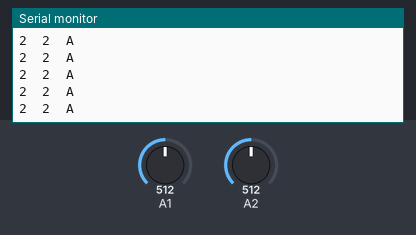
Bench run of a sketch on a simulated Arduino Uno, built with avr-gcc and run on an emulated ATmega328P. Parts: the last lines printed to the serial monitor. The inputs (shaded band) are chosen by the test bench; at power-on: A1 = 512, A2 = 512. No radio packets arrive unless stated.

Above: at 1.2 s.
1.3 s: A1 set to 760
2.8 s: A1 set to 786
At 2.9 s:
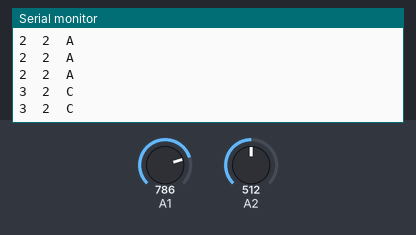
11.1 s: A1 set to 494
At 11.14 s:
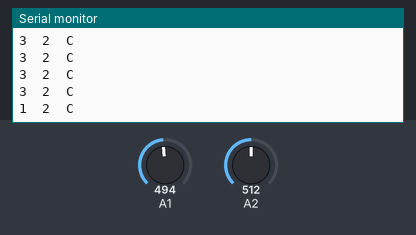
12.6 s: A1 set to 528
At 12.61 s:
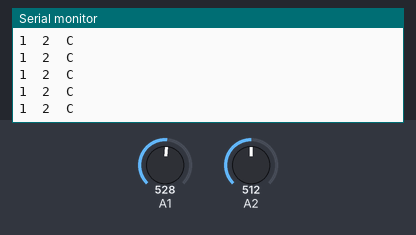

The sketch:

build1_transmitter_car.ino
```cpp
#include <VirtualWire.h>

int LX;
int LY;
int RX;
int RY;

int lx;
int ly;
int rx;
int ry;

const char *msg;

const int transmit_pin = 12;
const int receive_pin = 11;
const int transmit_en_pin = 3;

void setup()
{
  Serial.begin(9600);
  // Initialise the IO and ISR
  vw_set_tx_pin(transmit_pin);
  vw_set_rx_pin(receive_pin);
  vw_set_ptt_pin(transmit_en_pin);
  vw_set_ptt_inverted(true); // Required for DR3100
  vw_setup(2000);   // Bits per sec
}

byte count = 1;

void loop()
{
  //LX = analogRead(A0);
  LY = analogRead(A1);
  RX = analogRead(A2);
  //RY = analogRead(A3);
  //lx = map(pot, 0, 1023, 0, 2);
  ly = map(LY, 0, 1023, 0, 4);
  rx = map(RX, 0, 1023, 0, 4);
  //ry = map(pot, 0, 1023, 0, 2);

  Serial.print(ly);
  Serial.print("\t");
  Serial.print(rx);
  Serial.print("\t");
  //char msg[7] = {'h','e','l','l','o',' ','#'};

  if(ly == 2 && rx == 2){
    msg = "A";  //diam
  }
  else if(ly == 0 && rx == 2){
    msg = "B";  //maju
  }
  else if(ly == 3 && rx == 2){
    msg = "C";  //mundur
  }
  else if(rx == 0 && ly == 2){
    msg = "D";  //kiri
  }
  else if(rx == 3 && ly == 2){
    msg = "E";  //kanan
  }

  Serial.println(msg);

  //msg[6] = count;
  //digitalWrite(led_pin, HIGH); // Flash a light to show transmitting
  vw_send((uint8_t *)msg, 1);
  vw_wait_tx(); // Wait until the whole message is gone
  //digitalWrite(led_pin, LOW);
  delay(1);
  //count = count + 1;
}
```

Measured:
- the behaviour switches between 767 and 768 on A1 (found by bisection; images 0 and 1)
- after the input at 2.8 s, the serial monitor: prints a new line at once (image 1)
- after the input at 11.1 s, the serial monitor: prints a new line at once (image 2)
